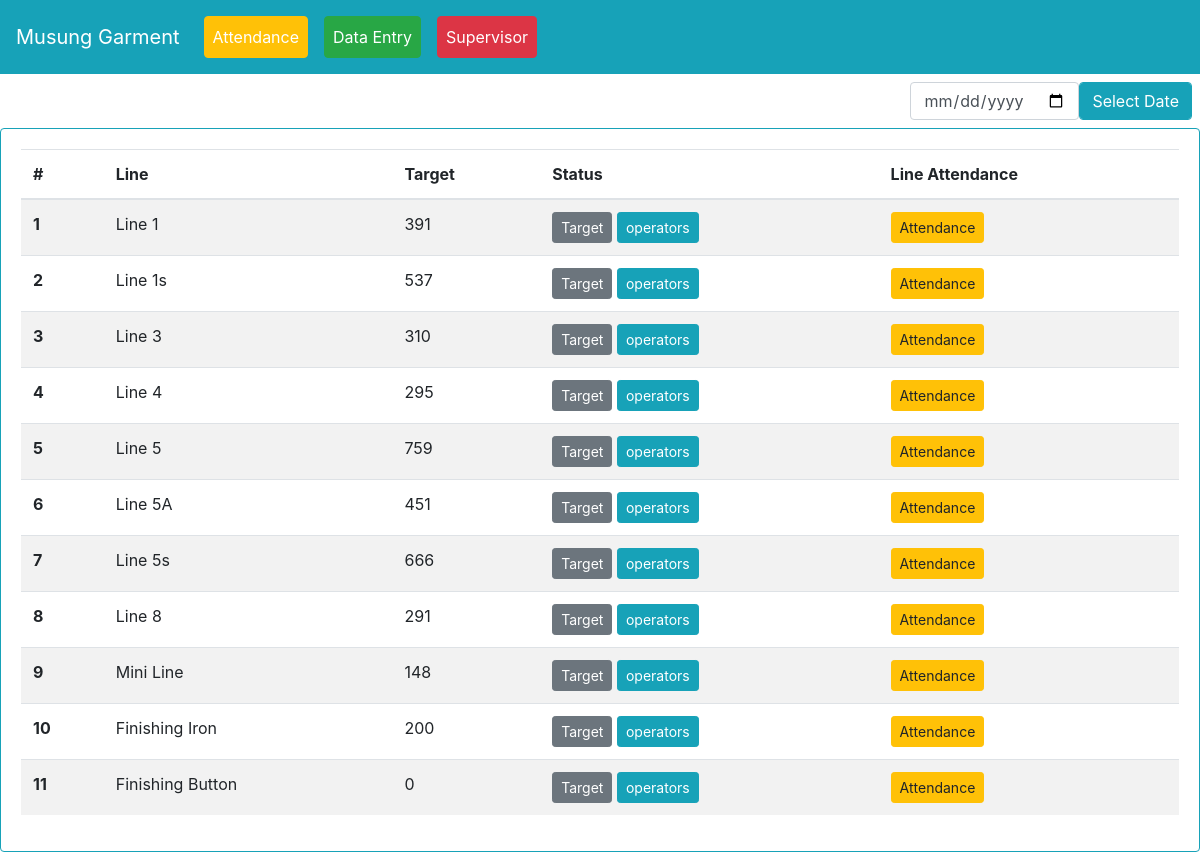
/, run on an earlier commit of the app's database.
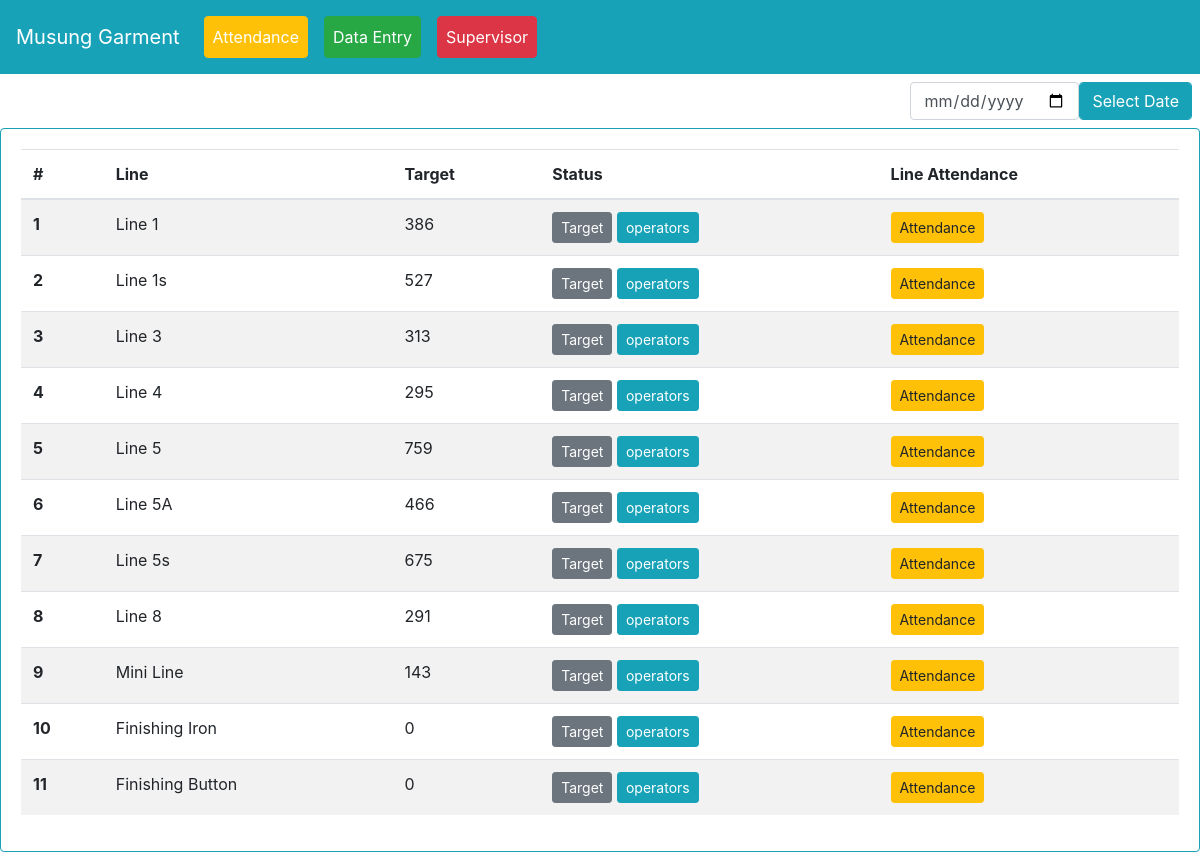
And on a later commit of the database.
### myapp/models.py (models this page shows, shortened)
class line(models.Model):
    line_name = models.CharField(max_length=255)
    target = models.PositiveIntegerField(default=0)

### myapp/views.py (the view)
# urls.py: path('', views.linelist, name='linelist'),
def linelist(request):
    lis = line.objects.all()
    context = {'lis':lis}
    return render(request, 'line.html', context)

### templates/line.html (shortened to what this page needs)
{% extends 'base.html' %}
{% block content %}
<div class="d-flex justify-content-end">
  <form method="post" action="{% url 'myapp:attendance_backdate' %}">{% csrf_token %}
    <div class="row m-2">
      <input type="date" name="duedate"  class="form-control col datepicker">
      <input type="submit" class="form-control btn btn-md btn-info col" value="Select Date">
    </div>
  </form>
</div>
<div class="card border-info mb-3">
  <div class="card-body">
<table class="table table-striped" id="invlist">
  <thead>
    <tr class="lilisttr">
      <th scope="col">#</th>
      <th scope="col">Line</th>
      <th scope="col">Target</th>
      <th scope="col">Status</th>
      <th scope="col">Line Attendance</th>
    </tr>
  </thead>
  <tbody id="linelistTbl">
  	{% for i in lis %}
    <tr class="linetr">
      <th scope="row" class="lid">{{i.id}}</th>
      <td>{{i.line_name}}</td>
      <td>{{i.target}}</td>
      <td>
<button type="button" class="btn btn-sm btn-secondary" data-toggle="modal" data-target="#lineu-{{i.id}}">
  Target
</button>
    <a href="{% url 'myapp:operatoratt' i.id %}" class="btn btn-sm btn-info">operators</a>
      </td>
      <td>
        <button type="button" class="lineatt btn btn-sm btn-warning">Attendance</button>
      </td>
    </tr>
    {% endfor %}
  </tbody>
</table>
  </div>
</div>
{% endblock content %}

What changed in the data, as far as the page shows it:
changed line "Line 1": target "391" → "386"
changed line "Line 1s": target "537" → "527"
changed line "Line 3": target "310" → "313"
changed line "Line 5A": target "451" → "466"
changed line "Line 5s": target "666" → "675"
changed line "Mini Line": target "148" → "143"
changed line "Finishing Iron": target "200" → "0"
